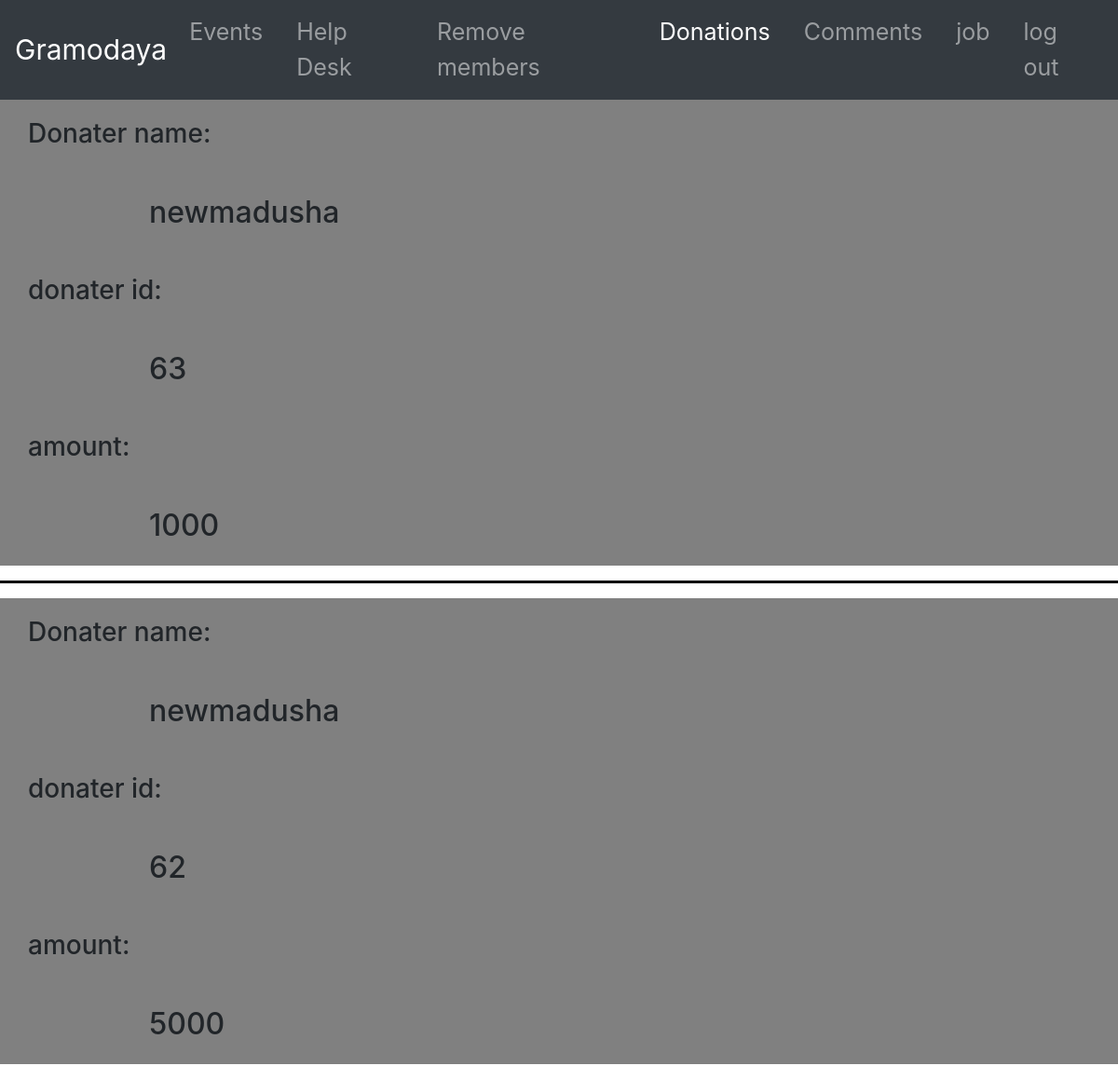
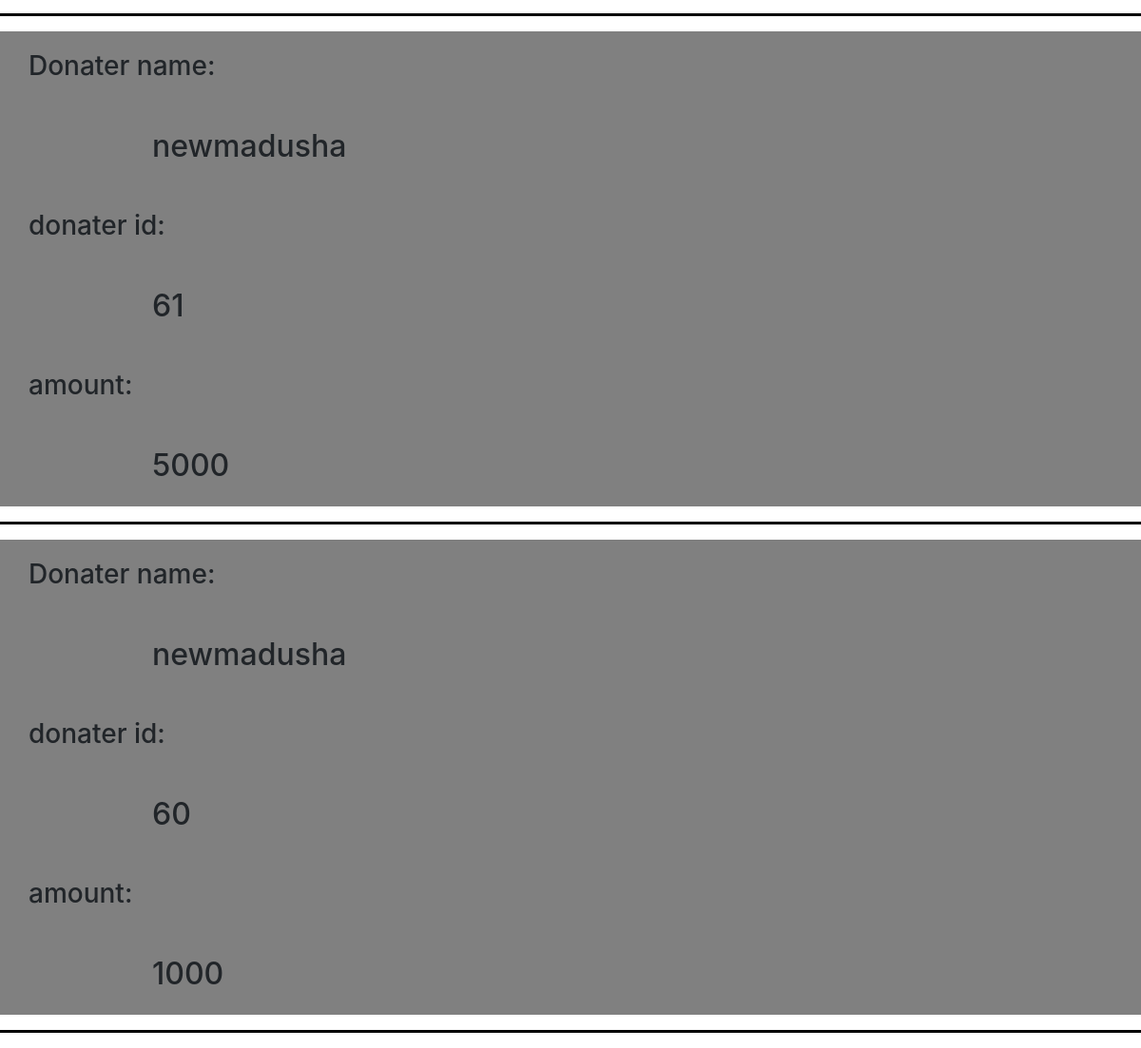
The app's page /admin_bank_donation.php (signed in) with its own data (2 pictures, top to bottom).
### tables this page shows
CREATE TABLE IF NOT EXISTS `bank_donation` (
  `bkid` int(11) NOT NULL AUTO_INCREMENT,
  `bdname` varchar(20) NOT NULL,
  `bdamou` varchar(400) NOT NULL,
  PRIMARY KEY (`bkid`)
);

### admin_bank_donation.php (the view, shortened to what this page needs)
<!DOCTYPE html>
<html>
    <head>
          <link rel="stylesheet" type="text/css" href="donate.css">
     <link rel="stylesheet" type="text/css" href="Resourses/boostrap/bootstrap.min.css">
    </head>
    <body>
         <nav class="navbar navbar-expand-sm navbar-dark bg-dark">
               <a href="" class="navbar-brand" style="font-size:30px">Gramodaya</a>
               <div class="collapse navbar-collapse justify-content-center" id="new">
               <ul class="navbar-nav">
               <li class="nav-item"><a href="upcomingevent.php" class="nav-link" style="margin-right:20px">Events</a></li>
               <li class="nav-item"><a href="adminhedesk.php" class="nav-link" style="margin-right:20px">Help Desk</a></li>
               <li class="nav-item"><a href="admin_manage_member.php" class="nav-link" style="margin-right:20px">Remove members</a></li>
               <li class="nav-item  active"><a href="admindonation.php" class="nav-link" style="margin-right:20px">Donations</a></li>
                 <li class="nav-item"><a href="admin_comment.php" class="nav-link" style="margin-right:20px">Comments</a></li>
                 <li class="nav-item"><a href="viewjob.php" class="nav-link" style="margin-right:20px">job</a></li>
               <li class="nav-item"><a href="logout.php" class="nav-link" onclick="return confirm('are you sure?')">log out</a></li>
               </ul>
               </div>
            </nav>
        <?php
        $dbServername = "localhost";
        $dbUsername = "id11488282_root";
        $dbPassword = "123456";
        $dbName = "id11488282_foundation";
        $conn = mysqli_connect($dbServername, $dbUsername, $dbPassword, $dbName);
        $sql = "select * from bank_donation ORDER BY bkid DESC LIMIT 4";
        $result = mysqli_query($conn,$sql);
        while($row = mysqli_fetch_array($result)){
            $dname = $row['bdname'];
            $did = $row['bkid'];
            $damount = $row['bdamou'];
        echo "
            <div id='ty'>
                <div>
                    <h3>Donater name:</h3>
                    <h2>$dname</h2>
                </div>
            <div>
                    <h3>donater id:</h3>
                    <h2>$did</h2>
            </div>
            <div>
                    <h3>amount:</h3>
                    <h2>$damount</h2>
            </div>
            </div>
            <hr>
        ";
        }
        ?>
    </body>
</html>

### donate.css (style rules this page uses)
h2 { text-align: ; padding: 20px; font-size: 30px; color: white; }
h3 { text-align: ; padding: 20px; font-size: 30px; color: white; }
.nav-item { font-size: 25px; }

### admin_bank_donation.php (style rules this page uses)
#ty { background-color: gray; height: 500px; }
h3 { margin-left: 10px; }
h2 { margin-left: 140px; }
hr { background-color: black; height: 2px; }

### records on screen
bank_donation: bdname "newmadusha", bkid "63", bdamou "1000"
bank_donation: bdname "newmadusha", bkid "62", bdamou "5000"
bank_donation: bdname "newmadusha", bkid "61", bdamou "5000"
bank_donation: bdname "newmadusha", bkid "60", bdamou "1000"
